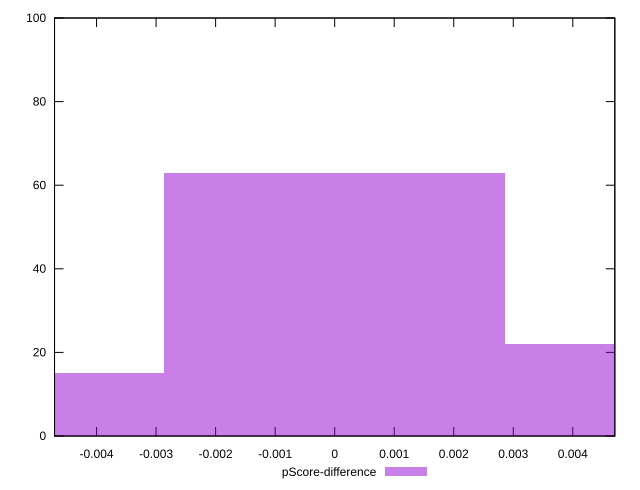

Write the gnuplot code that produced this figure.
reset

$pScoreDifference <<EOF
-0.005730384826053924 15
0 63
0.005730384826053924 22
EOF

set key outside below
set boxwidth 0.005730384826053924
set xrange [-0.004705882352941171:0.004705882352941171]
set yrange [0:100]
set trange [0:100]
set style fill transparent solid 0.5 noborder
set terminal svg size 640, 490 enhanced background rgb 'white'
set output "report_00015_2021-02-09T16-11-33.973Z/unused-javascript/samples/pages+cached+noadtech+nomedia/pScore-difference/histogram.svg"

plot $pScoreDifference title "pScore-difference" with boxes

reset
